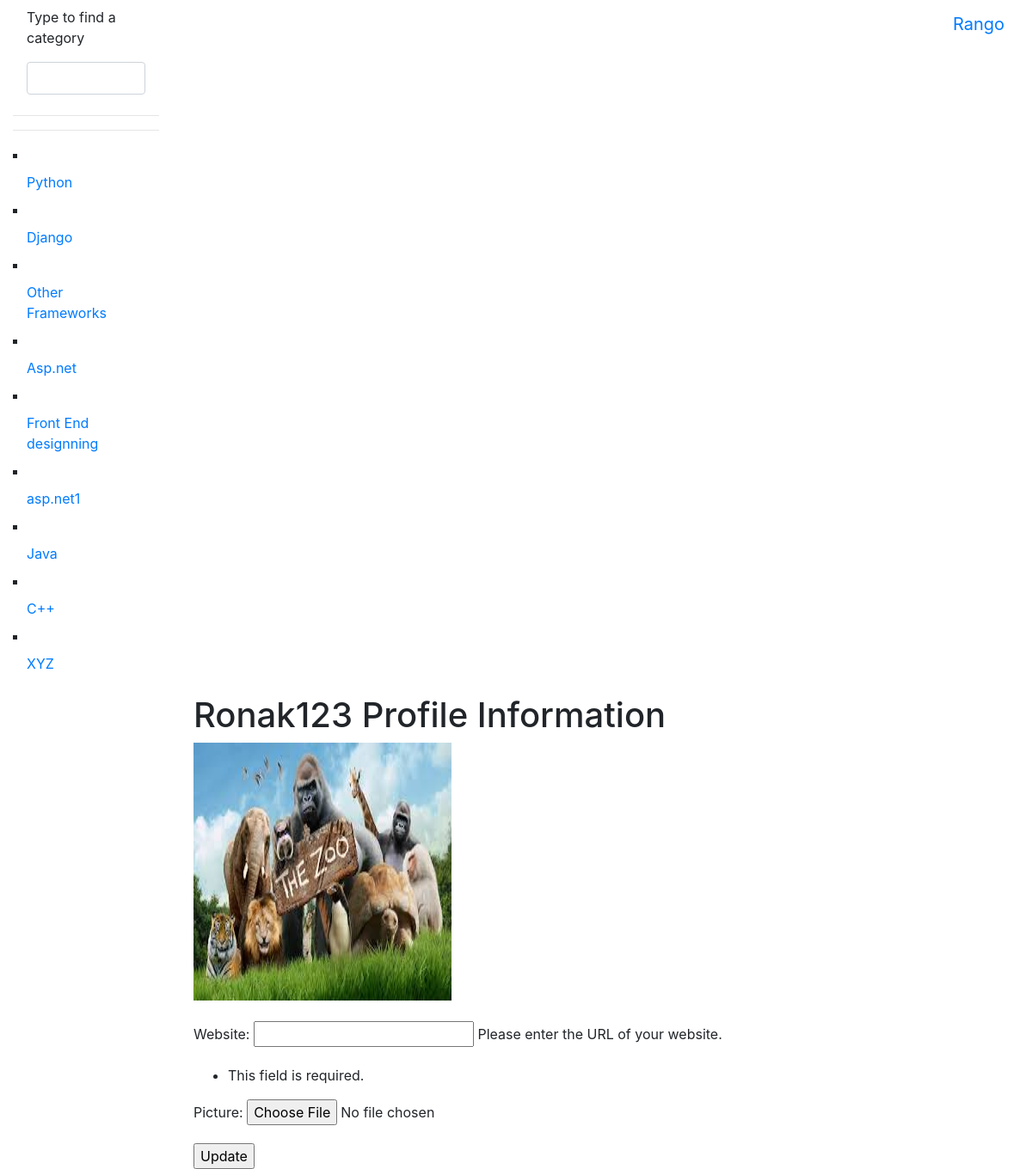
The app's page /rango/View_Profile/Ronak123/ (signed in), older data.
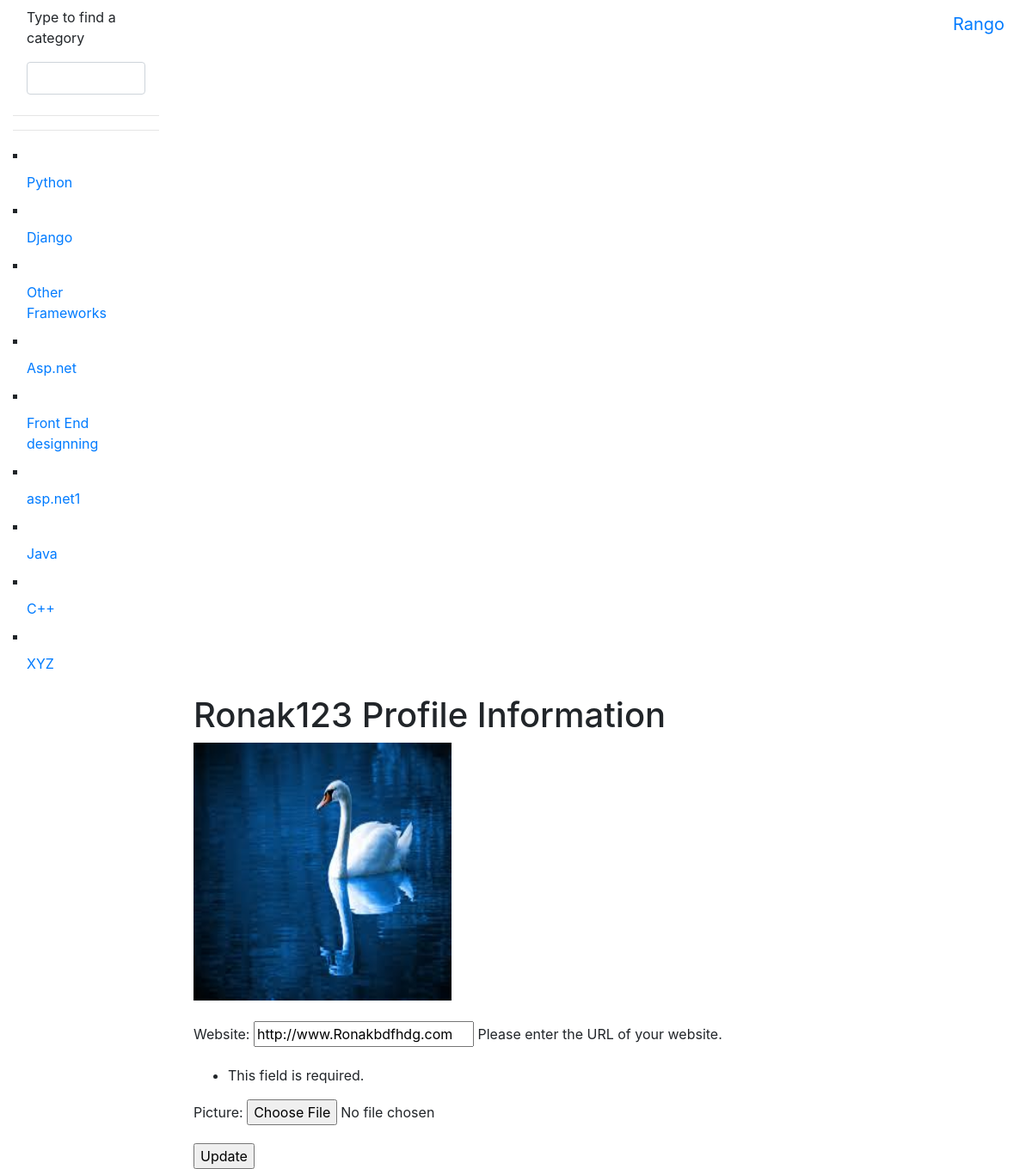
The same page, newer data.
### rango/models.py (models this page shows, shortened)
class User_Profile(models.Model):
    user=models.OneToOneField(User,on_delete=models.CASCADE,)
    website=models.URLField(blank=True)
    picture=models.ImageField(upload_to='profile_images',blank=True)

### rango/views.py (the view, shortened to what this page needs)
# urls.py: re_path('^View_Profile/(?P<username>[\w\-]+)/$',views.view_profile,name='view_profile'),
@login_required
def view_profile(request,username):
    try:
        user = User.objects.get(username=username)
    except User.DoesNotExist:
        return redirect('index')
    userdetail = User_Profile.objects.get_or_create(user=user)[0]
    form = UserProfileForm(
        {'website': userdetail.website, 'picture': userdetail.picture})
    return render(request, 'rango_t/profile.html', {'userdetail': userdetail, 'selecteduser': user, 'form': form})

### rango/forms.py
class UserProfileForm(forms.ModelForm):
    website=forms.URLField(max_length=200, help_text="Please enter the URL of your website.", required=False)
    picture=forms.ImageField(max_length=200)
    class Meta:
        model=User_Profile
        fields=('website','picture')

### rango/templatetags/rango_template_tags.py (called while the page is built)
@register.inclusion_tag('rango_t/cats.html')
def get_category_list(cat=None):
    return {'cats': Category.objects.all()}

### templates/rango_t/profile.html (shortened to what this page needs)
{% extends 'rango_t/base_bootstrap.html' %}
{% block body_block%}
<h1>{{ selecteduser.username }} Profile Information </h1>
<img src="{{ MEDIA_URL }}{{ userdetail.picture }}" width="300"  height="300" alt="{{ user.username }}"/>
<br/>
<br/>
<div>
    {% if selecteduser.username == user.username %}
    <form method="post" action="." enctype="multipart/form-data">
    {{ form.as_p }}
    <input type="submit" value="Update" />
    </form> {% else %}
    <p><strong>Website:</strong> <a href="{{userdetail.website}}"> {{userdetail.website}}</a></p>
    {% endif %} </div>
{% endblock %}

Row changes from the older to the newer data that the page shows:
removed User_Profile: picture (picture)
added User_Profile: picture (picture), website "http://www.Ronakbdfhdg.com"
